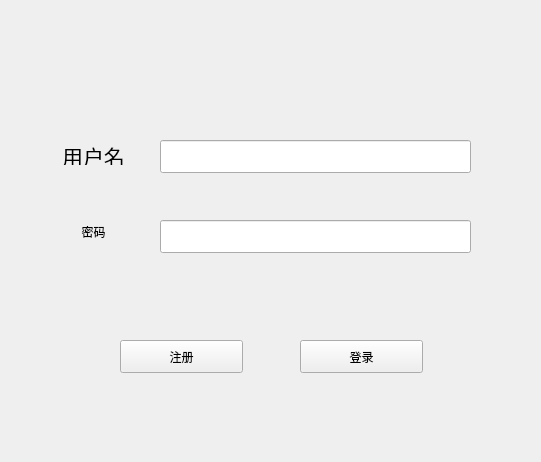
<?xml version="1.0" encoding="UTF-8"?>
<ui version="4.0">
 <class>LoginWindow</class>
 <widget class="QWidget" name="LoginWindow">
  <property name="geometry">
   <rect>
    <x>0</x>
    <y>0</y>
    <width>541</width>
    <height>462</height>
   </rect>
  </property>
  <property name="minimumSize">
   <size>
    <width>541</width>
    <height>462</height>
   </size>
  </property>
  <property name="maximumSize">
   <size>
    <width>541</width>
    <height>462</height>
   </size>
  </property>
  <property name="windowTitle">
   <string>Login</string>
  </property>
  <widget class="QPushButton" name="pushButton_login">
   <property name="geometry">
    <rect>
     <x>300</x>
     <y>340</y>
     <width>123</width>
     <height>33</height>
    </rect>
   </property>
   <property name="text">
    <string>登录</string>
   </property>
  </widget>
  <widget class="QPushButton" name="pushButton_register">
   <property name="geometry">
    <rect>
     <x>120</x>
     <y>340</y>
     <width>123</width>
     <height>33</height>
    </rect>
   </property>
   <property name="text">
    <string>注册</string>
   </property>
  </widget>
  <widget class="QLineEdit" name="lineEdit_Uname">
   <property name="geometry">
    <rect>
     <x>160</x>
     <y>140</y>
     <width>311</width>
     <height>33</height>
    </rect>
   </property>
  </widget>
  <widget class="QLineEdit" name="lineEdit_pwd">
   <property name="geometry">
    <rect>
     <x>160</x>
     <y>220</y>
     <width>311</width>
     <height>33</height>
    </rect>
   </property>
  </widget>
  <widget class="QLabel" name="label">
   <property name="geometry">
    <rect>
     <x>50</x>
     <y>140</y>
     <width>87</width>
     <height>25</height>
    </rect>
   </property>
   <property name="text">
    <string>&lt;html&gt;&lt;head/&gt;&lt;body&gt;&lt;p align=&quot;center&quot;&gt;&lt;span style=&quot; font-size:16pt;&quot;&gt;用户名&lt;/span&gt;&lt;/p&gt;&lt;/body&gt;&lt;/html&gt;</string>
   </property>
  </widget>
  <widget class="QLabel" name="label_2">
   <property name="geometry">
    <rect>
     <x>50</x>
     <y>220</y>
     <width>87</width>
     <height>25</height>
    </rect>
   </property>
   <property name="text">
    <string>&lt;html&gt;&lt;head/&gt;&lt;body&gt;&lt;p align=&quot;center&quot;&gt;密码&lt;/p&gt;&lt;/body&gt;&lt;/html&gt;</string>
   </property>
  </widget>
 </widget>
 <resources/>
 <connections/>
</ui>
